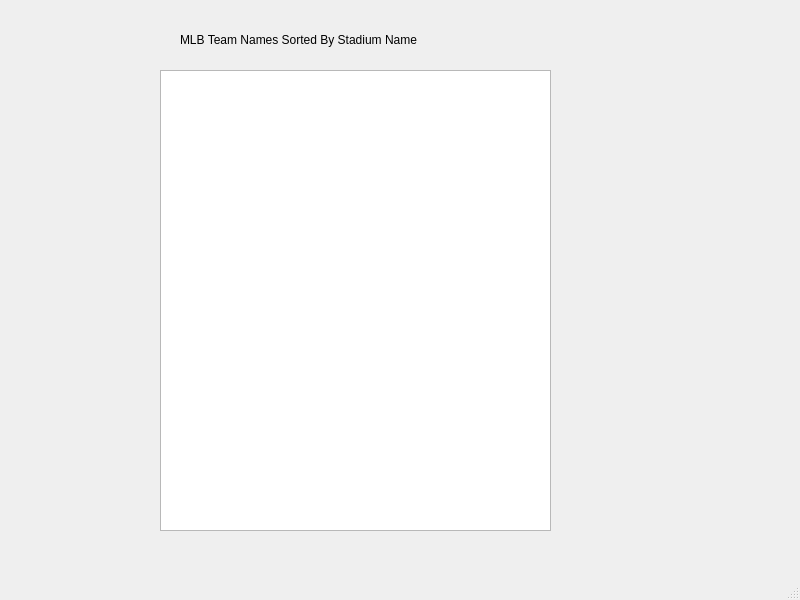
<?xml version="1.0" encoding="UTF-8"?>
<ui version="4.0">
 <class>teamNameSortedByStadium</class>
 <widget class="QMainWindow" name="teamNameSortedByStadium">
  <property name="geometry">
   <rect>
    <x>0</x>
    <y>0</y>
    <width>800</width>
    <height>600</height>
   </rect>
  </property>
  <property name="windowTitle">
   <string>MainWindow</string>
  </property>
  <widget class="QWidget" name="centralwidget">
   <widget class="QLabel" name="label">
    <property name="geometry">
     <rect>
      <x>180</x>
      <y>30</y>
      <width>351</width>
      <height>20</height>
     </rect>
    </property>
    <property name="text">
     <string>MLB Team Names Sorted By Stadium Name</string>
    </property>
   </widget>
   <widget class="QTextBrowser" name="textBrowser">
    <property name="geometry">
     <rect>
      <x>160</x>
      <y>70</y>
      <width>391</width>
      <height>461</height>
     </rect>
    </property>
   </widget>
  </widget>
  <widget class="QMenuBar" name="menubar">
   <property name="geometry">
    <rect>
     <x>0</x>
     <y>0</y>
     <width>800</width>
     <height>24</height>
    </rect>
   </property>
  </widget>
  <widget class="QStatusBar" name="statusbar"/>
 </widget>
 <resources/>
 <connections/>
</ui>
